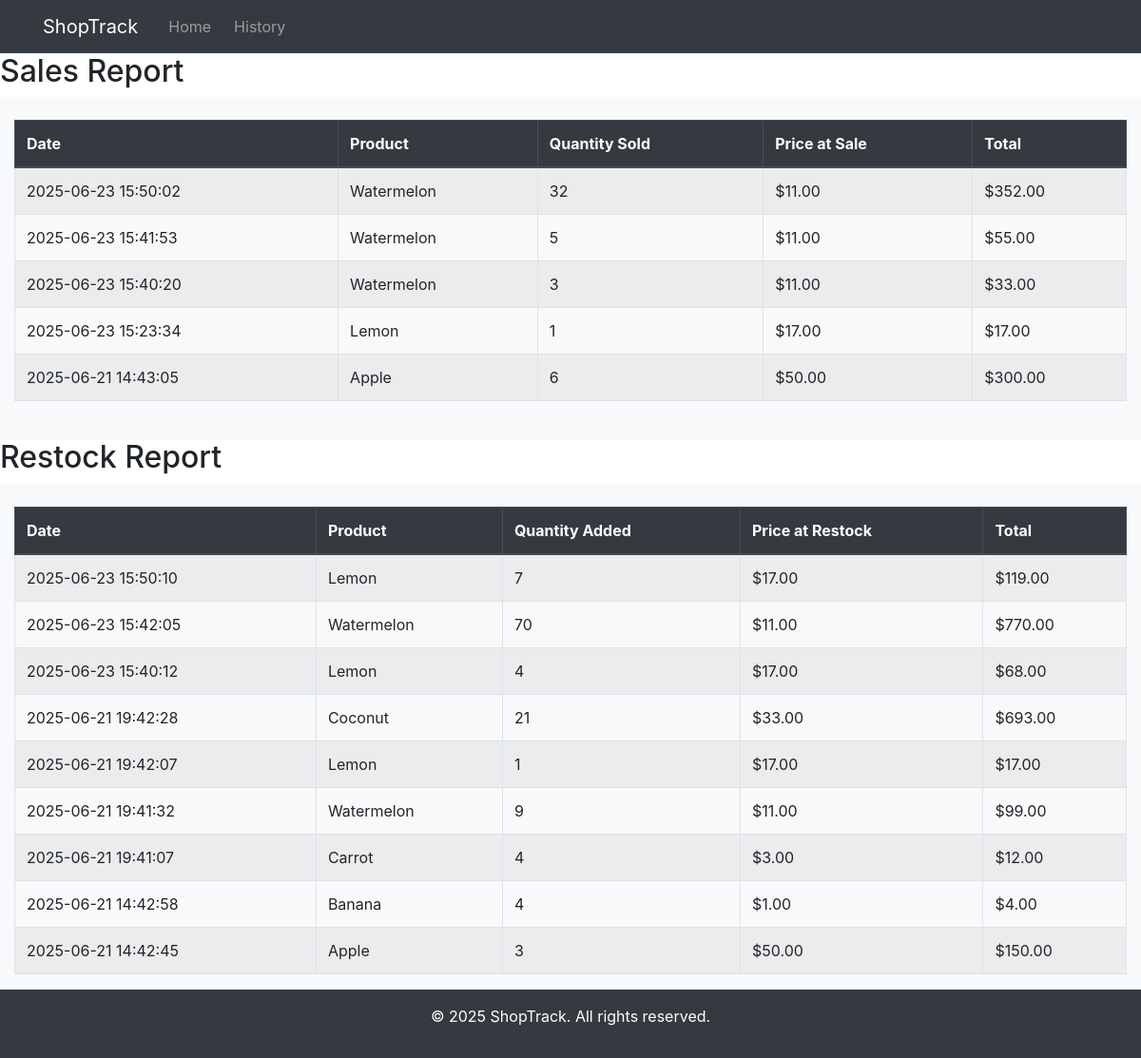
The page /reports on the database as committed earlier.
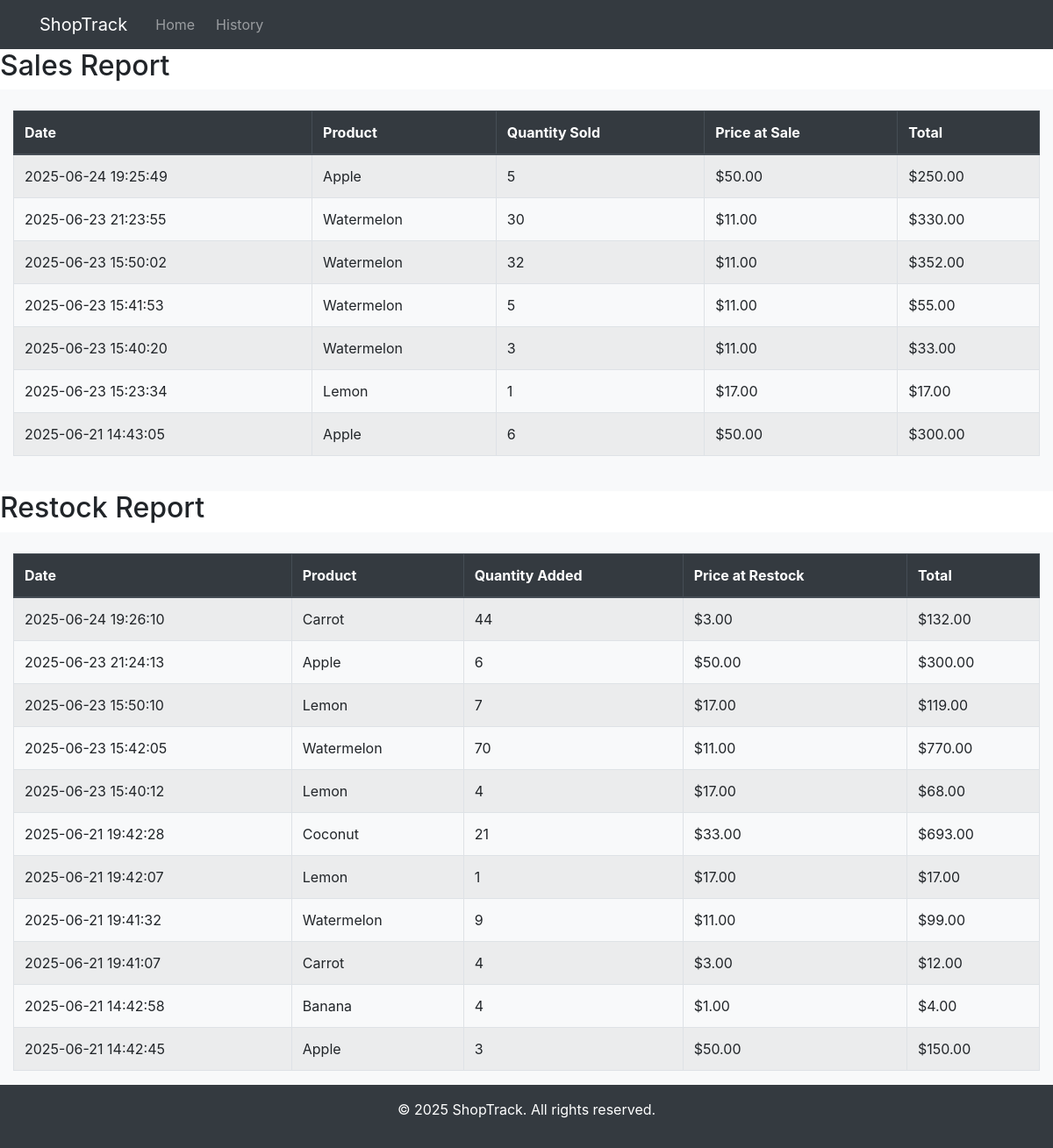
The same page on the database as committed later.
### tables this page shows
CREATE TABLE history (
        id INTEGER PRIMARY KEY AUTOINCREMENT,
        product_id INTEGER NOT NULL,
        quantity INTEGER NOT NULL,
        type TEXT NOT NULL CHECK(type IN('BUY', 'SELL')),
        price REAL NOT NULL,
        sale_date DATETIME DEFAULT CURRENT_TIMESTAMP,
        FOREIGN KEY (product_id) REFERENCES products(id)
    );

CREATE TABLE products (
    id INTEGER PRIMARY KEY AUTOINCREMENT,
    name TEXT NOT NULL,
    description TEXT,
    price REAL NOT NULL,
    stock INTEGER NOT NULL
);

### app.py (the view)
@app.route('/reports', methods=['GET'])
def reports():
    db = get_db()
    sales = db.execute('''
        SELECT products.name, history.price, history.quantity, history.sale_date
        FROM history
        JOIN products ON history.product_id = products.id
        WHERE history.type = ?
        ORDER BY history.sale_date DESC
    ''', ('SELL',)).fetchall()
    restocks = db.execute('''
        SELECT products.name, history.price, history.quantity, history.sale_date
        FROM history
        JOIN products ON history.product_id = products.id
        WHERE history.type = ?
        ORDER BY history.sale_date DESC
    ''', ('BUY',)).fetchall()
    return render_template('reports.html', sales=sales, restocks=restocks)

### app.py (called while the page is built)
def get_db():
    if 'db' not in g:
        g.db = sqlite3.connect(DATABASE)
        g.db.row_factory = sqlite3.Row
    return g.db

### templates/reports.html (shortened to what this page needs)
{% extends "base.html" %}
{% block content %}
<h2>Sales Report</h2>
<div class="container-fluid bg-light py-4">
    <table class="table table-striped table-bordered">
        <thead class="thead-dark">
            <tr>
                <th>Date</th>
                <th>Product</th>
                <th>Quantity Sold</th>
                <th>Price at Sale</th>
                <th>Total</th>
            </tr>
        </thead>
        <tbody>
            {% for sale in sales %}
            <tr>
                <td>{{ sale.sale_date }}</td>
                <td>{{ sale.name }}</td>
                <td>{{ sale.quantity }}</td>
                <td>${{ "%.2f"|format(sale.price) }}</td>
                <td>${{ "%.2f"|format(sale.price * sale.quantity) }}</td>
            </tr>
            {% endfor %}
        </tbody>
    </table>
</div>
<h2>Restock Report</h2>
<div class="container-fluid bg-light py-4">
    <table class="table table-striped table-bordered">
        <thead class="thead-dark">
            <tr>
                <th>Date</th>
                <th>Product</th>
                <th>Quantity Added</th>
                <th>Price at Restock</th>
                <th>Total</th>
            </tr>
        </thead>
        <tbody>
            {% for restock in restocks %}
            <tr>
                <td>{{ restock.sale_date }}</td>
                <td>{{ restock.name }}</td>
                <td>{{ restock.quantity }}</td>
                <td>${{ "%.2f"|format(restock.price) }}</td>
                <td>${{ "%.2f"|format(restock.price * restock.quantity) }}</td>
            </tr>
            {% endfor %}
        </tbody>
    </table>
    </div>
{% endblock %}

### templates/base.html (shortened to what this page needs)
<!DOCTYPE html>
<html lang="en">
<head>
    <link rel="stylesheet" href="https://cdn.jsdelivr.net/npm/bootstrap@4.2.1/dist/css/bootstrap.min.css">
</head>
<body>
    <header>
        <nav class="navbar navbar-expand-lg navbar-dark bg-dark">
            <div class="container">
                <a class="navbar-brand" href="/">ShopTrack</a>
                <div class="collapse navbar-collapse" id="navbarNav">
                    <ul class="navbar-nav ms-auto">
                        <li class="nav-item mx-2">
                            <a class="nav-link" href="/">Home</a>
                        </li>
                        <li class="nav-item">
                            <a class="nav-link" href="/reports">History</a>
                        </li>
                    </ul>
                </div>
            </div>
        </nav>
    </header>
    <main class="pb-5">
        {% block content %}
        {% endblock %}
    </main>
    <footer class="fixed-bottom bg-dark text-white text-center py-3">
        <p>&copy; 2025 ShopTrack. All rights reserved.</p>
    </footer>
</body>
</html>

Rows that differ between the two databases and show on the page:
added history: sale_date "2025-06-24 19:25:49", name "Apple", quantity "5", price "50.00", sale.price*sale.quantity "250.00", shown under "Sales Report"
added history: sale_date "2025-06-23 21:23:55", name "Watermelon", quantity "30", price "11.00", sale.price*sale.quantity "330.00", shown under "Sales Report"
added history: sale_date "2025-06-24 19:26:10", name "Carrot", quantity "44", price "3.00", restock.price*restock.quantity "132.00", shown under "Restock Report"
added history: sale_date "2025-06-23 21:24:13", name "Apple", quantity "6", price "50.00", restock.price*restock.quantity "300.00", shown under "Restock Report"
